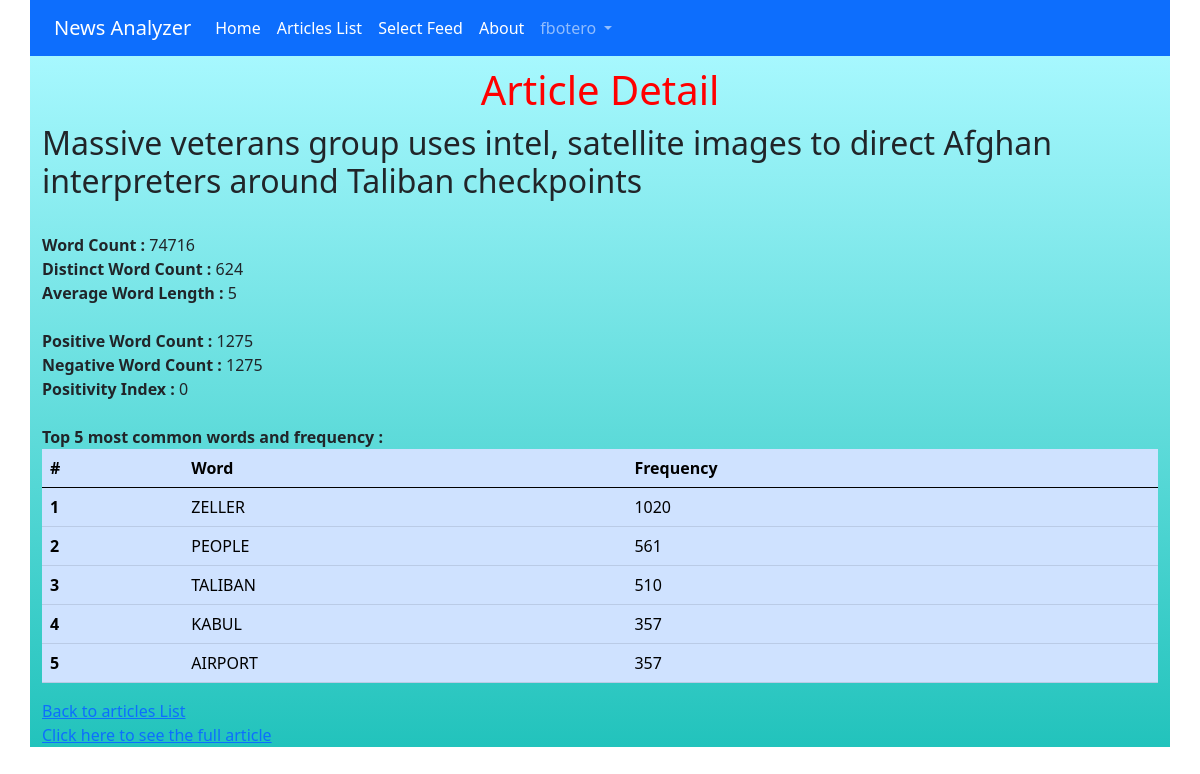
Screenshot of /newsanalyzer/689/ (signed in) with the database file from the repository.
### accounts/models.py (models this page shows)
class CustomUser(AbstractUser):
    age = models.PositiveIntegerField(null=True, blank=True)

### newsanalyzer/models.py (models this page shows, shortened)
class Article(models.Model):
    title = models.CharField(max_length=255, null=True)
    link = models.URLField(null=True)
    description = models.CharField(max_length=255, null=True)
    date = models.CharField(max_length=255, null=True)
    word_count = models.IntegerField(null=True)
    positivity_index = models.IntegerField(null=True)
    record_type = models.IntegerField(null=True)
    num_articles = models.IntegerField(null=True)
    distinct_word_count = models.IntegerField(null=True)
    avg_word_length = models.IntegerField(null=True)
    pos_tally = models.IntegerField(null=True)
    neg_tally = models.IntegerField(null=True)
    common_words_1 = models.CharField(max_length=25, null=True)
    common_words_tally_1 = models.IntegerField(null=True)
    common_words_2 = models.CharField(max_length=25, null=True)
    common_words_tally_2 = models.IntegerField(null=True)
    common_words_3 = models.CharField(max_length=25, null=True)
    common_words_tally_3 = models.IntegerField(null=True)
    common_words_4 = models.CharField(max_length=25, null=True)
    common_words_tally_4 = models.IntegerField(null=True)
    common_words_5 = models.CharField(max_length=25, null=True)
    common_words_tally_5 = models.IntegerField(null=True)

### newsanalyzer/views.py (the view)
# urls.py: path('<int:pk>/', ArticleDetailView.as_view(), name='article_detail'),
class ArticleDetailView(DetailView):
    model = Article
    template_name = 'article_detail.html'

### templates/article_detail.html (shortened to what this page needs)
{% extends 'base.html' %}
{% block content %}
   <div class="main-body container">
      <h1>Article Detail</h1>
      <div>
      <h2>{{ article.title }}</h2>
      <br>
      <span class="font-weight-bold">
            Word Count :
      </span>
      {{ article.word_count }}
      <br>
      <span class="font-weight-bold">
            Distinct Word Count :
      </span>
      {{ article.distinct_word_count }}
      <br>
      <span class="font-weight-bold">
            Average Word Length :
      </span>
      {{ article.avg_word_length }}
      <br>
      <br>
      <span class="font-weight-bold">
            Positive Word Count :
      </span>
      {{ article.pos_tally }}
      <br>
      <span class="font-weight-bold">
            Negative Word Count :
      </span>
      {{ article.neg_tally }}
      <br>
      <span class="font-weight-bold">
         Positivity Index :
      </span>
      {{ article.positivity_index }}
      <br>
      <br>
      <span class="font-weight-bold">
            Top 5 most common words and frequency :
      </span>
      <br>
      <table class="table table-primary">
            <thead>
              <tr>
                <th scope="col">#</th>
                <th scope="col">Word</th>
                <th scope="col">Frequency</th>
              </tr>
            </thead>
            <tbody>
              <tr>
                <th scope="row">1</th>
                <td>{{ article.common_words_1 }}</td>
                <td>{{ article.common_words_tally_1 }}</td>
              </tr>
              <tr>
                <th scope="row">2</th>
                <td>{{ article.common_words_2 }}</td>
                <td>{{ article.common_words_tally_2 }}</td>
              </tr>
              <tr>
                 <th scope="row">3</th>
                  <td>{{ article.common_words_3 }}</td>
                  <td>{{ article.common_words_tally_3 }}</td>
              </tr>
              <tr>
                  <th scope="row">4</th>
                  <td>{{ article.common_words_4 }}</td>
                  <td>{{ article.common_words_tally_4 }}</td>
              </tr>
              <tr>
                  <th scope="row">5</th>
                  <td>{{ article.common_words_5 }}</td>
                  <td>{{ article.common_words_tally_5 }}</td>
              </tr>
            </tbody>
          </table>
      <a href="{% url 'article_list' %}">Back to articles List</a>
      <br>
         <a href="{{ article.link }}" target="_blank">Click here to see the full article</a>
      </div>
   </div>
{% endblock content %}

### templates/base.html (shortened to what this page needs)
{% load static %}
<html>
    <head>
        <link href="https://cdn.jsdelivr.net/npm/bootstrap@5.0.1/dist/css/bootstrap.min.css" rel="stylesheet">
        <link rel="stylesheet" href="{% static 'css/style.css' %}">
    </head>
    <body>
      <nav class="navbar navbar-expand-lg navbar-dark bg-primary container">
        <div class="container-fluid">
          <a class="navbar-brand" href="{% url 'home' %}">News Analyzer</a>
          <div class="collapse navbar-collapse" id="navbarNavDropdown">
            <ul class="navbar-nav">
              <li class="nav-item">
                <a class="nav-link active" aria-current="page" href="{% url 'home' %}">Home</a>
              </li>
              <li class="nav-item">
                <a class="nav-link active" href="{% url 'article_list' %}">Articles List</a>
              </li>
              <li class="nav-item">
                <a class="nav-link active" href="{% url 'article_create' %}">Select Feed
                </a>
              </li>
              <li class="nav-item">
                <a class="nav-link active" href="{% url 'about' %}">About</a>
              </li>
              <li class="nav-item dropdown">
               {% if user.is_authenticated %}
                    <a class="nav-link dropdown-toggle" href="#" id="navbarDropdownMenuLink" role="button" data-bs-toggle="dropdown" aria-expanded="false">
                    {{ user.username }}
                    </a>
                {% endif %}
                </li>
            </ul>
          </div>
        </div>
      </nav>
        <main>
            {% block content %}
            {% endblock content %}
            <br>
        </main>
      </body>
</html>

### static/css/style.css (style rules this page uses)
h1 { color: red; margin: 10px; text-align: center; }
.container { display: flex; flex-direction: column; }
.main-body { background: rgb(34,195,188); background: linear-gradient(0deg, rgba(34,195,188,1) 0%, rgba(45,238,253,0.4206057422969187) 100%); }
.font-weight-bold { font-weight: bold; }

### rows the page displays
CustomUser: username "fbotero"
Article: title "Massive veterans group uses intel, satellite images to direct Afghan interpreters around Taliban checkpoints", word_count "74716", distinct_word_count "624", avg_word_length "5", pos_tally "1275", neg_tally "1275", positivity_index "0", common_words_1 "ZELLER", common_words_tally_1 "1020", common_words_2 "PEOPLE", common_words_tally_2 "561", common_words_3 "TALIBAN", common_words_tally_3 "510", common_words_4 "KABUL", common_words_tally_4 "357", common_words_5 "AIRPORT", common_words_tally_5 "357"
